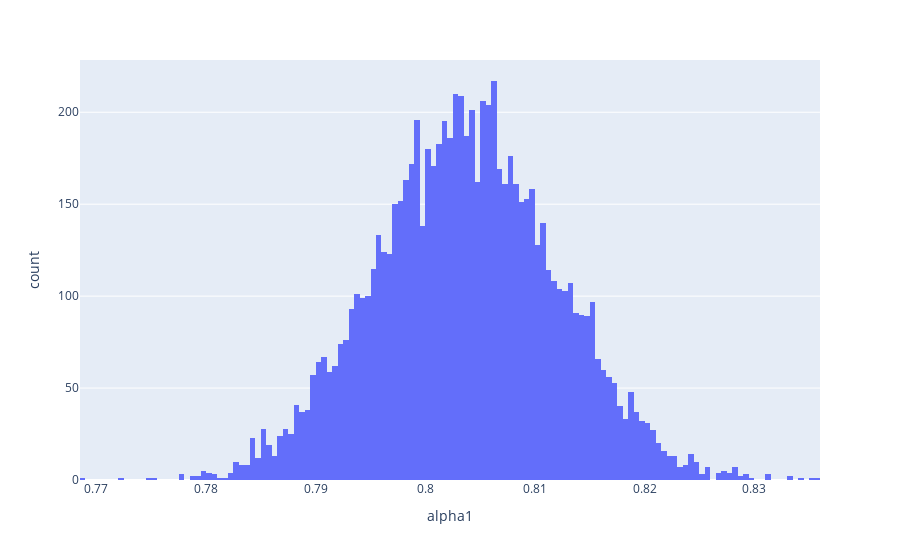

This figure's notebook cell:
### Code cell
px.histogram(x=shape1, labels={"x":"alpha1"})

### Figure 1 — Plotly figure (JSON) as saved in the notebook; plotly's stock layout.template omitted (floating-point values rounded to 4 significant figures; data arrays with more than 128 entries replaced by an {"elided": "..."} marker saying what was removed)
{"data": [{"alignmentgroup": "True", "bingroup": "x", "hoverlabel": {"namelength": 0}, "hovertemplate": "alpha1=%{x}<br>count=%{y}", "legendgroup": "", "marker": {"color": "#636efa"}, "name": "", "offsetgroup": "", "orientation": "v", "showlegend": false, "type": "histogram", "x": {"elided": "8100 float values"}, "xaxis": "x", "yaxis": "y"}], "layout": {"autosize": true, "barmode": "relative", "legend": {"tracegroupgap": 0}, "margin": {"t": 60}, "xaxis": {"anchor": "y", "autorange": true, "domain": [0, 1], "range": [0.7685, 0.836], "title": {"text": "alpha1"}, "type": "linear"}, "yaxis": {"anchor": "x", "autorange": true, "domain": [0, 1], "range": [0, 228.4], "title": {"text": "count"}}}}
